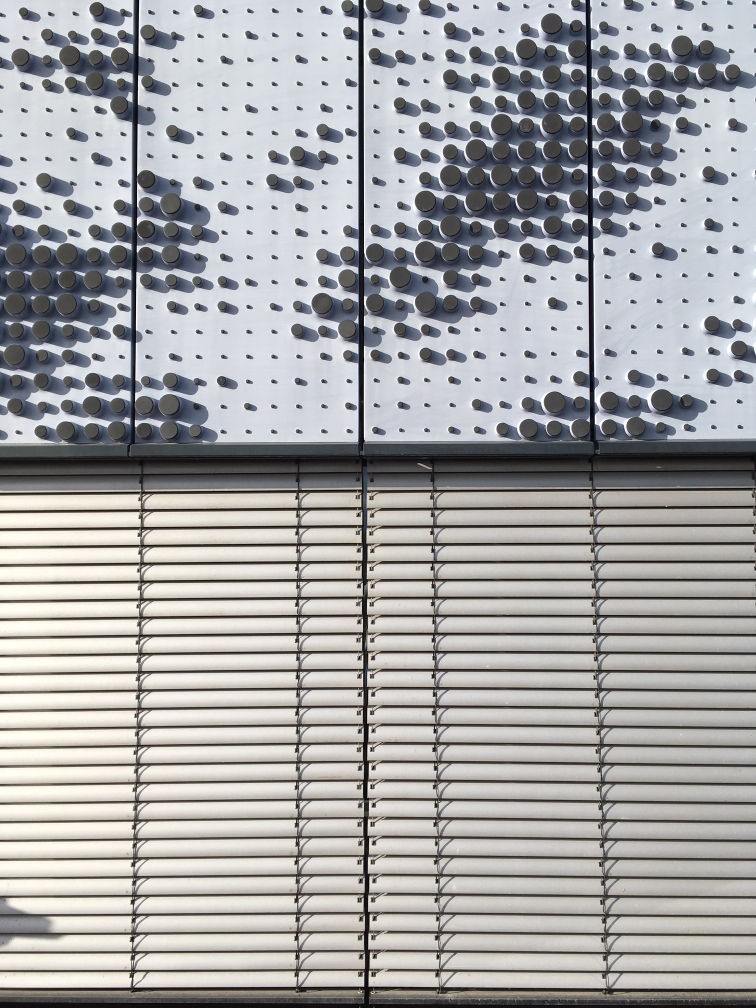
#> input picture computervision1/lab2/Gabor Segmentation/data/sciencepark.jpg, 1512 x 2016 px, found by its file name (shown at 1/2 size)
$ python gabor_segmentation.py
#> lines starting #> are read from the running program, lines starting #| are printed output that depends on the picture; long printed decimals are rounded
import cv2
import matplotlib.pyplot as plt
import math
import numpy as np
import time
from sklearn.decomposition import PCA
# from creatGabor import createGabor
from sklearn.cluster import KMeans


# Hyperparameters
k        = 2      # number of clusters in k-means algorithm. By default,
                  # we consider k to be 2 in foreground-background segmentation task.
image_id = 'SciencePark' # Identifier to switch between input images.
                  # Possible ids: 'Kobi',    'Polar', 'Robin-1'
                  #               'Robin-2', 'Cows', 'SciencePark'

# Misc
err_msg  = 'Image not available.'

# Control settings
visFlag       = False    #  Set to true to visualize filter responses.
smoothingFlag = False   #  Set to true to postprocess filter outputs.

# Read image : Please check that your path is correct
if image_id == 'Kobi':
  img = cv2.imread('/home/zhanghh/桌面/lab2/code/Gabor Segmentation/data/kobi.png')
  img = cv2.cvtColor(img, cv2.COLOR_BGR2RGB)
  resize_factor = 0.25
elif image_id == 'Polar':
  img = cv2.imread('/home/zhanghh/桌面/lab2/code/Gabor Segmentation/data/polar-bear-hiding.jpg')
  img = cv2.cvtColor(img, cv2.COLOR_BGR2RGB)
  resize_factor = 0.75
elif image_id == 'Robin-1':
  img = cv2.imread('/home/zhanghh/桌面/lab2/code/Gabor Segmentation/data/robin-1.jpg')
  img = cv2.cvtColor(img, cv2.COLOR_BGR2RGB)
  resize_factor = 1
elif image_id == 'Robin-2':
  img = cv2.imread('/home/zhanghh/桌面/lab2/code/Gabor Segmentation/data/robin-2.jpg')
  img = cv2.cvtColor(img, cv2.COLOR_BGR2RGB)
  resize_factor = 0.5
elif image_id == 'Cows':
  img = cv2.imread('/home/zhanghh/桌面/lab2/code/Gabor Segmentation/data/cows.jpg')
  img = cv2.cvtColor(img, cv2.COLOR_BGR2RGB)
  resize_factor = 0.5
elif image_id == 'SciencePark':
  img = cv2.imread('/home/zhanghh/桌面/lab2/code/Gabor Segmentation/data/sciencepark.jpg')
#> img is the input picture: shape (2016, 1512, 3); mean B, G, R 165.8, 165.3, 165.4
  img = cv2.cvtColor(img, cv2.COLOR_BGR2RGB)
  resize_factor = 0.2
else:
  raise ValueError(err_msg)

# Image adjustments
img = cv2.resize(img, (0, 0), fx=resize_factor, fy=resize_factor)
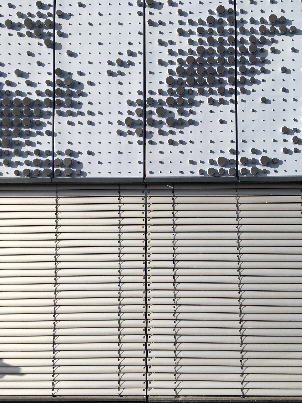
#> img: shape (403, 302, 3); mean R, G, B 165.5, 165.4, 165.9
img = cv2.cvtColor(img, cv2.COLOR_RGB2GRAY).astype(np.float32)
#> img: shape (403, 302) float32

# Display image
plt.figure()
plt.title(f'Input image: {image_id}')
plt.imshow(img, cmap='gray')
plt.axis("off")
plt.show()

# Design array of Gabor Filters
# In this code section, you will create a Gabor Filterbank. A filterbank is
# a collection of filters with varying properties (e.g. {shape, texture}).
# A Gabor filterbank consists of Gabor filters of distinct orientations
# and scales. We will use this bank to extract texture information from the
# input image.

numRows, numCols = img.shape
#> numRows = 403; numCols = 302

# Estimate the minimum and maximum of the wavelengths for the sinusoidal
# carriers.
# ** This step is pretty much standard, therefore, you don't have to
#    worry about it. It is cycles in pixels. **
lambdaMin = 4/np.sqrt(2)
lambdaMax = np.sqrt(abs(numRows)**2 + abs(numCols)**2)
#> lambdaMax = 503.6

# Specify the carrier wavelengths.
# (or the central frequency of the carrier signal, which is 1/lambda)
n = np.floor(np.log2(lambdaMax/lambdaMin))
#> n = 7
lambdas = 2**np.arange(0, (n-2)+1) * lambdaMin
#> lambdas = [2.83, 5.66, 11.31, 22.63, 45.25, 90.51]
print(lambdas)
#| [ 2.828  5.657 11.314  22.627   45.255   90.510]

# Define the set of orientations for the Gaussian envelope.
dTheta       = 2 * np.pi/8                  # \\ the step size
orientations = np.arange(0, np.pi+dTheta, dTheta)

# Define the set of sigmas for the Gaussian envelope. Sigma here defines
# the standard deviation, or the spread of the Gaussian.
sigmas = np.array([1,2])

# Now you can create the filterbank. We provide you with a Python list
# called gaborFilterBank in which we will hold the filters and their
# corresponding parameters such as sigma, lambda and etc.
# ** All you need to do is to implement createGabor(). Rest will be handled
#    by the provided code block. **
gaborFilterBank = []
tic = time.time()
for lmbda in lambdas:
    for sigma in sigmas:
        for theta in orientations:
            # Filter parameter configuration for this filter.
            psi    = 0
            gamma  = 0.5

            # Create a Gabor filter with the specs above.
            # (We also record the settings in which they are created. )
            # // TODO: Implement the function createGabor() following
            #          the guidelines in the given function template.
            #          ** See createGabor.py for instructions ** //
            filter_config = {}
#> (the run stopped early here; a loop or call above may not have finished)
